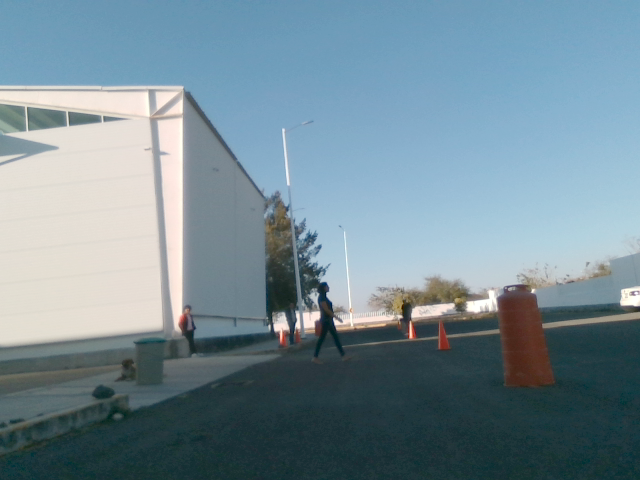
#> input picture images/Image100.png, 640 x 480 px, found by its file name
$ python convolucion-correlacion-2.py
#> lines starting #> are read from the running program, lines starting #| are printed output that depends on the picture; after the words box and inside, x2 and y2 are one past the last pixel; in counts of white or black regions, pixels touching at a corner belong together
import cv2 as cv
import matplotlib.pyplot as plt
import numpy as np
img = cv.imread('images/image100.png', cv.IMREAD_UNCHANGED)
#> img is the input picture: shape (480, 640, 3); mean B, G, R 150.3, 139.8, 117.3
img_ob=cv.imread('images/image.png', cv.IMREAD_UNCHANGED)
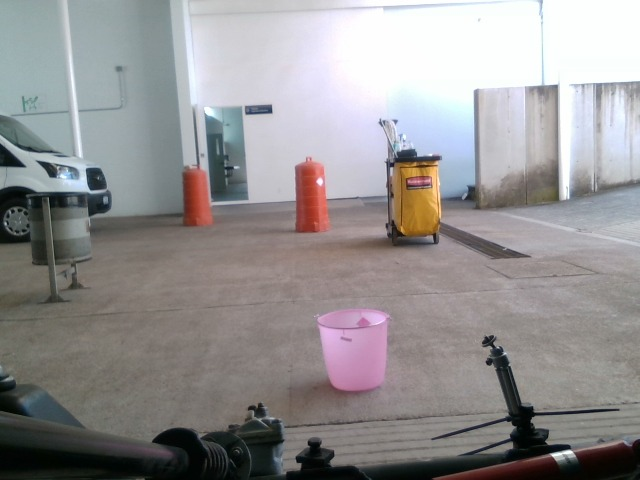
#> input picture images/image.png, 640 x 480 px
#> img_ob is the input picture: shape (480, 640, 3); mean B, G, R 146.9, 146.1, 148.6

cv.imshow("Imagen Original", img)

# Recortar template
#imf = img[120:120+650, 30:30+250]
imf=img[200:400, 400:600]
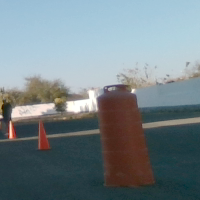
#> imf: shape (200, 200, 3); mean B, G, R 135.8, 130.8, 117.4
plt.figure(1)
if img.ndim == 2:
    plt.imshow(img, cmap='gray')
else:
    plt.imshow(cv.cvtColor(imf, cv.COLOR_BGR2RGB))
plt.title('Imagen Original')
plt.axis('off')
plt.show()
# Recortar cd
imT = imf[90:190,97:156]
#gamma correction a imT
def gamma_correction(image, gamma):
#> called with gamma = 1.2
    invGamma= 1/gamma
    table= [((i/255.0) ** invGamma) * 255 for i in range(256)]
    table= np.array(table, np.uint8)
    return cv.LUT(image, table)
imT=gamma_correction(imT, 1.2)

#imf=img_ob.copy()

print(f"Imagen template: {imf.shape}")
#| Imagen template: (200, 200, 3)
print(f"cd: {imT.shape}")
#| cd: (100, 59, 3)

cv.imshow("Imagen Template", imf)
cv.imshow("cd", imT)
h1, w1 = imf.shape[:2]
#> h1 = 200; w1 = 200
h2, w2 = imT.shape[:2]
#> h2 = 100; w2 = 59

# Tamaño de padding
pad_h = h1 + h2
#> pad_h = 300
pad_w = w1 + w2
#> pad_w = 259

# Convertir a escala de grises
if imf.ndim == 3:
    imf_gray = cv.cvtColor(imf, cv.COLOR_BGR2GRAY)
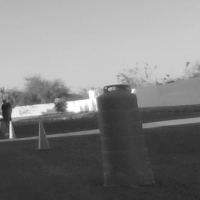
#> imf_gray: shape (200, 200); min 22, max 254, mean 127.3
else:
    imf_gray = imf

if imT.ndim == 3:
    imT_gray = cv.cvtColor(imT, cv.COLOR_BGR2GRAY)
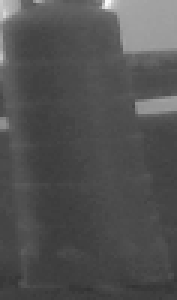
#> imT_gray: shape (100, 59) (shown 3 times larger); min 50, max 249, mean 81.5
else:
    imT_gray = imT

# Hacer padding a cero
imf_pad = np.zeros((pad_h, pad_w), dtype=np.float32)
imf_pad[:h1, :w1] = imf_gray.astype(np.float32)
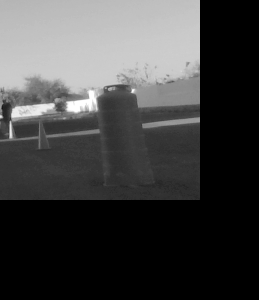
#> imf_pad: shape (300, 259) float32; min 0, max 254, mean 65.6

imT_pad = np.zeros((pad_h, pad_w), dtype=np.float32)
imT_pad[:h2, :w2] = imT_gray.astype(np.float32)

# Transformada de Fourier
f_imf = np.fft.fft2(imf_pad)
fshift_imf = np.fft.fftshift(f_imf)

f_imT = np.fft.fft2(imT_pad)
fshift_imT = np.fft.fftshift(f_imT)

# Correlación: F(imf) * conj(F(imT))
correlacion_freq = fshift_imf * np.conj(fshift_imT)

# Transformada inversa
result_freq = np.fft.ifftshift(correlacion_freq)
correlacion_spatial = np.fft.ifft2(result_freq)
correlacion_spatial = np.abs(correlacion_spatial)
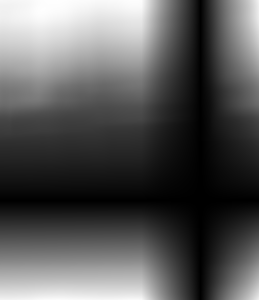
#> correlacion_spatial: shape (300, 259) float64; min 4.67e-10, max 91197456, mean 31522670.6; drawn with min black and max white

# Normalizar para visualización
correlacion_norm = cv.normalize(correlacion_spatial, None, 0, 255, cv.NORM_MINMAX).astype(np.uint8)

# [6 lines of commented-out code are left out]

max_val=np.max(correlacion_norm)
#> max_val = 255
print(max_val)
#| 255
cv.imshow("Resultado Correlación", correlacion_norm)

#correlacion max
threshold = 0.97 * max_val
#> threshold = 247.3
# creamos una máscara binaria basada en ese umbral
coor_max = np.where(correlacion_norm >= threshold, 255, 0).astype(np.uint8)
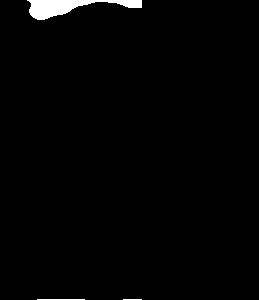
#> coor_max: shape (300, 259); 1.4% white; 3 white regions (1 under 20 px), largest, box (x1, y1, x2, y2) and area: (27, 0, 142, 20) 1049, (37, 299, 85, 300) 48
cv.imshow("Resultado Correlación 95%", coor_max)
[y, x]=np.where(coor_max==255)
#> y = 1116 values from 0 to 299; x = 1116 values, max 141 at index 114, min 27 at index 0, mean 69.66
print(x)
#> (printed output is left out)
print(y)
#> (printed output is left out)
print('posicion del maximo')
#colocar parche del cd(imT) en la posición y,x
#coor_max[y/2:y/2 +h2,x/2:x/2 +w2]=imT

cv.waitKey(0)
cv.destroyAllWindows()
